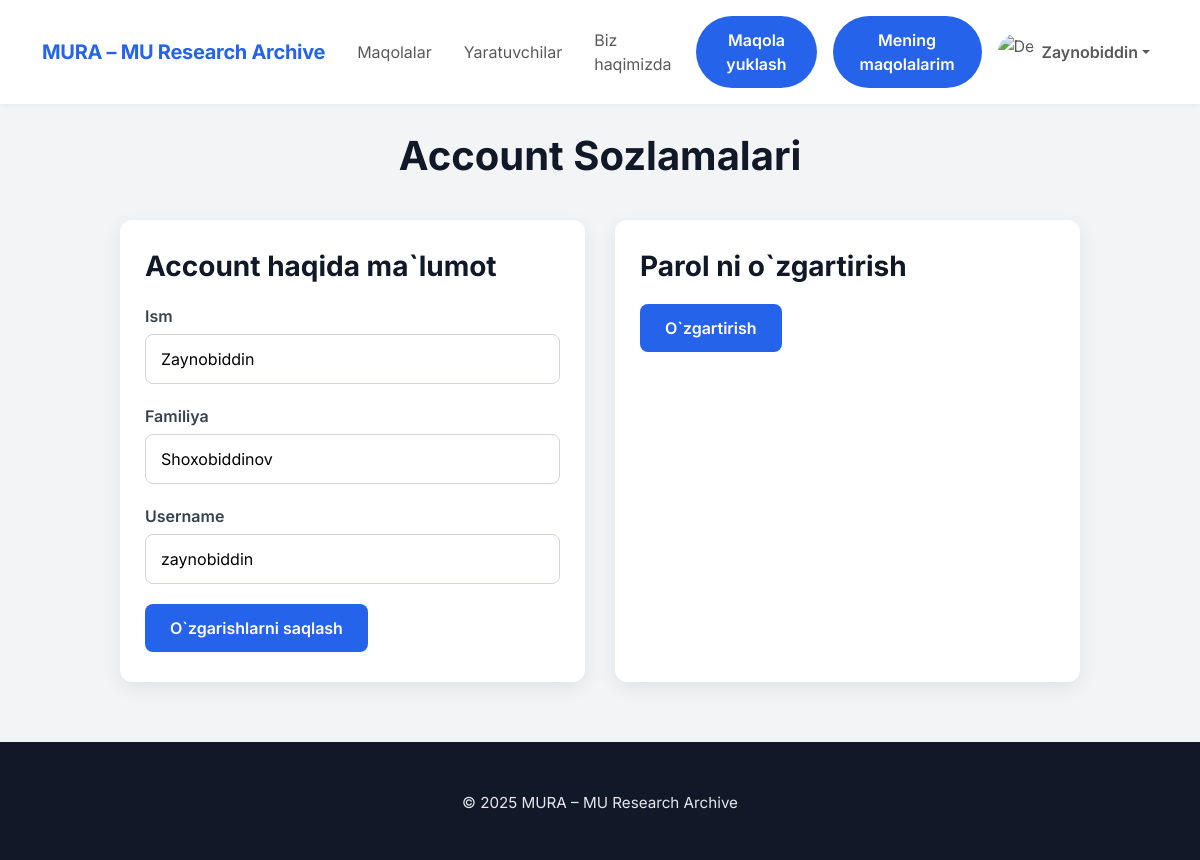
The page //profile/settings (signed in) on the database its author committed.
### main/models.py (models this page shows, shortened)
class CustomUser(AbstractUser):
    avatar = models.ImageField(upload_to='media/avatars/', null=True, blank=True)

### main/views.py (the view, shortened to what this page needs)
# urls.py: path('/profile/settings', ProfileUpdateView.as_view(), name='update_profile'),
class ProfileUpdateView(LoginRequiredMixin, View):
    template_name = 'settings.html'
    def get(self, request):
        return render(request, self.template_name)

### templates/settings.html (shortened to what this page needs)
{% extends "base.html" %}
{% load static %}
{% block style %}
    <link rel="stylesheet" href="{% static 'main/css/base.css' %}">
    <link rel="stylesheet" href="{% static 'main/css/settings.css' %}">
{% endblock %}
{% block content %}
    <div class="settings-container">
        <h1>Account Sozlamalari</h1>
        <div class="settings-grid">
            <div class="settings-card">
                <h2>Account haqida ma`lumot</h2>
                <form method="POST" action="{% url 'update_profile' %}">
                    <div class="form-group">
                        <label for="first_name">Ism</label>
                        <input type="text" name="first_name" id="first_name" value="{{ user.first_name }}" required>
                    </div>
                    <div class="form-group">
                        <label for="last_name">Familiya</label>
                        <input type="text" name="last_name" id="last_name" value="{{ user.last_name }}" required>
                    </div>
                    <div class="form-group">
                        <label for="username">Username</label>
                        <input type="text" name="username" id="username" value="{{ user.username }}" required>
                    </div>
                    <button type="submit" class="btn">O`zgarishlarni saqlash</button>
                </form>
            </div>
            <div class="settings-card">
                <h2>Parol ni o`zgartirish</h2>
                <form method="POST" action="{% url 'change_password' %}">
                    <button type="submit" class="btn">O`zgartirish</button>
                </form>
            </div>
        </div>
    </div>
{% endblock %}

### templates/base.html (shortened to what this page needs)
{% load static %}
<!DOCTYPE html>
<html lang="en">
<head>
    <link href="https://cdn.jsdelivr.net/npm/bootstrap@5.3.3/dist/css/bootstrap.min.css" rel="stylesheet"/>
    {% block style %}{% endblock %}
</head>
<body >
<nav class="navbar navbar-expand-lg fixed-top">
    <div class="container">
        <a class="navbar-brand" href="{% url 'main' %}">MURA – MU Research Archive</a>
        <div class="collapse navbar-collapse" id="navmenu">
            <ul class="navbar-nav ms-auto align-items-lg-center">
                <li class="nav-item"><a href="{% url 'all_papers' %}" class="nav-link px-3">Maqolalar</a></li>
                <li class="nav-item"><a href="{% url 'creators' %}" class="nav-link px-3">Yaratuvchilar</a></li>
                <li class="nav-item"><a href="{% url 'about' %}" class="nav-link px-3">Biz haqimizda</a></li>
                {% if user.is_authenticated %}
                    <li class="nav-item"><a href="{% url 'upload_paper' %}"
                                            class="m-lg-2 mb-2 px-3 btn btn-outline-primary rounded-pill">Maqola
                        yuklash</a></li>
                    <li class="nav-item"><a href="{% url 'my_papers' %}"
                                            class="px-3 m-lg-2 mb-2  btn btn-outline-primary rounded-pill">Mening maqolalarim</a>
                    </li>
                    <li class="nav-item dropdown">
                        <a class="nav-link dropdown-toggle d-flex align-items-center" href="#" id="profileDropdown"
                           role="button" data-bs-toggle="dropdown" aria-expanded="false">
                            {% if user.avatar %}
                                <img src="{{ user.avatar.url }}" alt="Avatar" class="rounded-circle" width="36"
                                     height="36" style="object-fit: cover;">
                            {% else %}
                                <img src="https://cdn-icons-png.flaticon.com/512/847/847969.png" alt="Default Avatar"
                                     class="rounded-circle" width="36" height="36" style="object-fit: cover;">
                            {% endif %}
                            <span class="ms-2 fw-semibold">{{ user.first_name }}</span>
                        </a>
                    </li>
                {% else %}
                    <li class="nav-item"><a href="{% url 'login' %}"
                                            class="btn btn-primary btn-sm ms-lg-3 p-2 m-1 text-white">Kirish</a></li>
                    <li class="nav-item"><a href="{% url 'register' %}"
                                            class="btn btn-primary btn-sm ms-lg-3 p-2 m-1 text-white">Ro'yxatdan
                        o'tish</a></li>
                {% endif %}
            </ul>
        </div>
    </div>
</nav>
{% block content %}
{% endblock %}
<footer>
    <div class="container">
        <p>© 2025 MURA – MU Research Archive</p>
    </div>
</footer>
</body>
</html>

### main/static/main/css/base.css (style rules this page uses)
.navbar .dropdown-toggle img { transition: transform 0.2s ease; }
body { font-family: 'Inter', sans-serif; background-color: #f9fafb; color: #1f2937; overflow-x: hidden; }
nav { background-color: #ffffff; box-shadow: 0 1px 6px rgba(0, 0, 0, 0.05); }
.navbar-brand { font-weight: 700; color: #2563eb !important; letter-spacing: -0.3px; }
footer { text-align: center; padding: 50px 0 30px; background: #111827; color: #e5e7eb; font-size: .95rem; }
body { padding-top: 72px; }
.btn { display: inline-block; background-color: #2563eb; color: #ffffff; padding: 12px 25px; border-radius: 8px; font-weight: 600; border: none; cursor: pointer; transition: background 0.3s ease, transform 0.2s ease; }

### main/static/main/css/settings.css (style rules this page uses)
body { background-color: #f3f4f6; font-family: 'Inter', sans-serif; color: #111827; }
.settings-container { max-width: 1000px; margin: 40px auto; padding: 20px; }
.settings-container h1 { text-align: center; margin-bottom: 40px; font-size: 2.5rem; font-weight: 700; }
.settings-grid { display: grid; grid-template-columns: repeat(auto-fit, minmax(350px, 1fr)); gap: 30px; }
.settings-card { background: #ffffff; padding: 30px 25px; border-radius: 12px; box-shadow: 0 6px 20px rgba(0, 0, 0, 0.08); transition: transform 0.3s ease, box-shadow 0.3s ease; }
.settings-card h2 { margin-bottom: 20px; font-size: 1.75rem; font-weight: 700; }
.form-group { margin-bottom: 20px; }
.form-group label { display: block; margin-bottom: 6px; font-weight: 600; color: #374151; }
.form-group input { width: 100%; padding: 12px 15px; border-radius: 8px; border: 1px solid #d1d5db; font-size: 1rem; transition: border 0.2s ease, box-shadow 0.2s ease; }
.btn { display: inline-block; background-color: #2563eb; color: #ffffff; padding: 12px 25px; border-radius: 8px; font-weight: 600; border: none; cursor: pointer; transition: background 0.3s ease, transform 0.2s ease; }

### rows shown on the page
CustomUser: first_name "Zaynobiddin", last_name "Shoxobiddinov", username "zaynobiddin"
